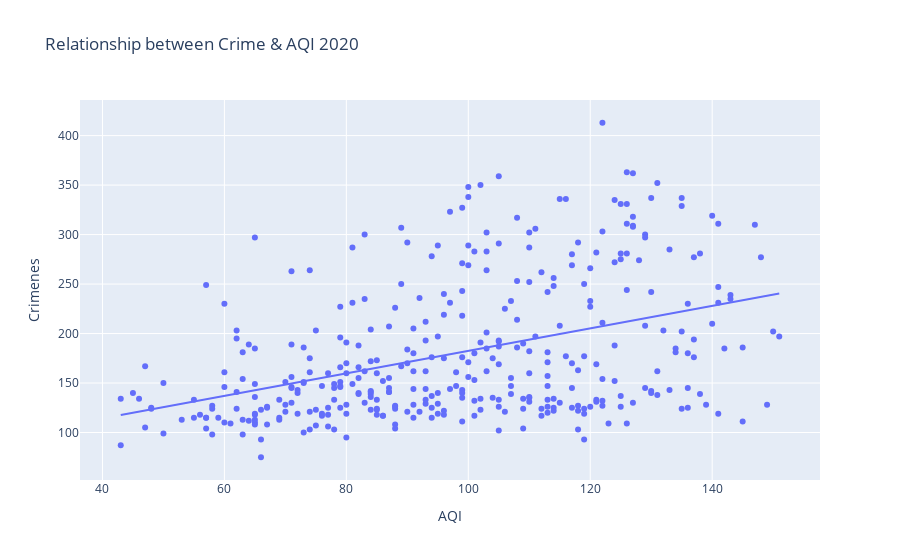

Source (notebook cell):
### Code cell
import plotly.express as px
figure = px.scatter(data_frame = df_all_2020, x="AQI",
                    y="Crimenes", 
                    trendline="ols", 
                    title="Relationship between Crime & AQI 2020")
figure.show()

### Figure 1 — Plotly figure (JSON) as saved in the notebook; plotly's stock layout.template omitted (floating-point values rounded to 4 significant figures; data arrays with more than 128 entries replaced by an {"elided": "..."} marker saying what was removed)
{"data": [{"hovertemplate": "AQI=%{x}<br>Crimenes=%{y}<extra></extra>", "legendgroup": "", "marker": {"color": "#636efa", "symbol": "circle"}, "mode": "markers", "name": "", "orientation": "v", "showlegend": false, "type": "scatter", "x": {"elided": "366 int values"}, "xaxis": "x", "y": {"elided": "366 int values"}, "yaxis": "y"}, {"hovertemplate": "<b>OLS trendline</b><br>Crimenes = 1.13601 * AQI + 68.8945<br>R<sup>2</sup>=0.169858<br><br>AQI=%{x}<br>Crimenes=%{y} <b>(trend)</b><extra></extra>", "legendgroup": "", "marker": {"color": "#636efa", "symbol": "circle"}, "mode": "lines", "name": "", "showlegend": false, "type": "scatter", "x": {"elided": "366 int values"}, "xaxis": "x", "y": {"elided": "366 float values"}, "yaxis": "y"}], "layout": {"autosize": true, "legend": {"tracegroupgap": 0}, "title": {"text": "Relationship between Crime & AQI 2020"}, "xaxis": {"anchor": "y", "autorange": true, "domain": [0, 1], "range": [36.57, 157.4], "title": {"text": "AQI"}, "type": "linear"}, "yaxis": {"anchor": "x", "autorange": true, "domain": [0, 1], "range": [47.11, 440.9], "title": {"text": "Crimenes"}, "type": "linear"}}}
